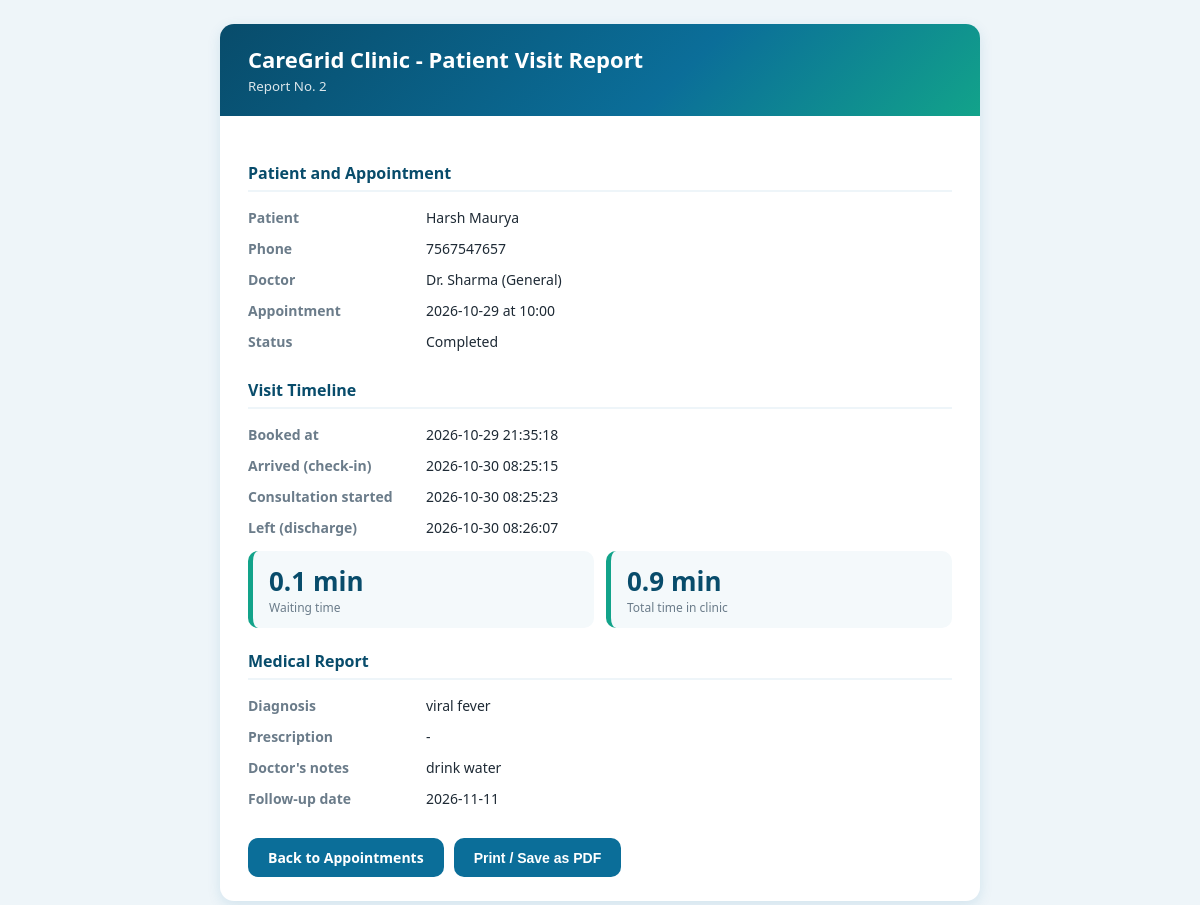
The page /report/2 on the database its author committed.
### tables this page shows
CREATE TABLE appointments (
                id INTEGER PRIMARY KEY AUTOINCREMENT,
                patient TEXT NOT NULL,
                phone TEXT NOT NULL,
                doctor TEXT NOT NULL,
                date TEXT NOT NULL,
                slot TEXT NOT NULL, status TEXT DEFAULT 'Booked', booked_at TEXT, checkin_at TEXT, consult_at TEXT, checkout_at TEXT, diagnosis TEXT, prescription TEXT, notes TEXT, followup TEXT,
                UNIQUE(doctor, date, slot)
            );

### app.py (the view)
@app.route("/report/<int:appt_id>")
def report(appt_id):
    with get_db() as conn:
        r = conn.execute("SELECT * FROM appointments WHERE id = ?", (appt_id,)).fetchone()
    if r is None:
        return redirect(url_for("index", msg="Appointment not found."))
    wait = minutes_between(r["checkin_at"], r["consult_at"])
    total = minutes_between(r["checkin_at"], r["checkout_at"])
    return render_template("report.html", r=r, wait=wait, total=total)

### app.py (called while the page is built)
def minutes_between(a, b):
    if not a or not b:
        return None
    try:
        return round((datetime.strptime(b, FMT) - datetime.strptime(a, FMT)).total_seconds() / 60, 1)
    except ValueError:
        return None

def get_db():
    conn = sqlite3.connect(DB_PATH)
    conn.row_factory = sqlite3.Row
    return conn

@app.before_request
def _start_timer():
    g.t0 = time.time()

@app.after_request
def _record(resp):
    if request.endpoint not in ("api_metrics", "static"):
        METRICS["requests"] += 1
        METRICS["total_ms"] += (time.time() - g.t0) * 1000
        if resp.status_code >= 500:
            METRICS["errors"] += 1
    return resp

### templates/report.html (shortened to what this page needs)
<!DOCTYPE html>
<html lang="en">
<head>
</head>
<body>
  <div class="sheet">
    <div class="head"><h1>CareGrid Clinic - Patient Visit Report</h1><small>Report No. {{ r.id }}</small></div>
    <div class="body">
      <h3>Patient and Appointment</h3>
      <div class="row"><b>Patient</b><span>{{ r.patient }}</span></div>
      <div class="row"><b>Phone</b><span>{{ r.phone }}</span></div>
      <div class="row"><b>Doctor</b><span>{{ r.doctor }}</span></div>
      <div class="row"><b>Appointment</b><span>{{ r.date }} at {{ r.slot }}</span></div>
      <div class="row"><b>Status</b><span>{{ r.status }}</span></div>
      <h3>Visit Timeline</h3>
      <div class="row"><b>Booked at</b><span>{{ r.booked_at or '-' }}</span></div>
      <div class="row"><b>Arrived (check-in)</b><span>{{ r.checkin_at or '-' }}</span></div>
      <div class="row"><b>Consultation started</b><span>{{ r.consult_at or '-' }}</span></div>
      <div class="row"><b>Left (discharge)</b><span>{{ r.checkout_at or '-' }}</span></div>
      <div class="stats">
        <div class="stat"><div class="n">{{ wait if wait is not none else '-' }} min</div><div class="l">Waiting time</div></div>
        <div class="stat"><div class="n">{{ total if total is not none else '-' }} min</div><div class="l">Total time in clinic</div></div>
      </div>
      <h3>Medical Report</h3>
      <div class="row"><b>Diagnosis</b><span>{{ r.diagnosis or '-' }}</span></div>
      <div class="row"><b>Prescription</b><span>{{ r.prescription or '-' }}</span></div>
      <div class="row"><b>Doctor's notes</b><span>{{ r.notes or '-' }}</span></div>
      <div class="row"><b>Follow-up date</b><span>{{ r.followup or '-' }}</span></div>
    </div>
    <div class="actions"><a href="/">Back to Appointments</a><button onclick="window.print()">Print / Save as PDF</button></div>
  </div>
</body>
</html>

### templates/report.html (style rules this page uses)
body { margin:0; font-family:"Segoe UI",Tahoma,Arial,sans-serif; background:#eef5f9; color:#1e2a35; }
.sheet { max-width:760px; margin:24px auto; background:#fff; border-radius:14px; box-shadow:0 4px 14px rgba(11,110,153,.12); overflow:hidden; }
.head { background:linear-gradient(135deg,#084c6b,#0b6e99 60%,#12a38a); color:#fff; padding:20px 28px; }
.head h1 { margin:0; font-size:22px; }
.head small { opacity:.85; }
.body { padding:24px 28px; }
h3 { color:#084c6b; margin:22px 0 10px; font-size:16px; border-bottom:2px solid #eef5f9; padding-bottom:6px; }
.row { display:grid; grid-template-columns:170px 1fr; gap:8px; padding:6px 0; font-size:14px; }
.row b { color:#6b7c8a; font-weight:600; }
.stats { display:grid; grid-template-columns:repeat(2,1fr); gap:12px; margin-top:8px; }
.stat { background:#f4f9fb; border-left:5px solid #12a38a; border-radius:10px; padding:12px 16px; }
.stat .n { font-size:26px; font-weight:700; color:#084c6b; }
.stat .l { font-size:12px; color:#6b7c8a; }
.actions { padding:0 28px 24px; display:flex; gap:10px; }
.actions a, .actions button { padding:10px 20px; border-radius:10px; border:none; font-size:14px; font-weight:600; cursor:pointer; text-decoration:none; background:#0b6e99; color:#fff; }

### rows shown on the page
appointments: id "2", patient "Harsh Maurya", phone "7567547657", doctor "Dr. Sharma (General)", date "2026-10-29", slot "10:00", status "Completed", booked_at "2026-10-29 21:35:18", checkin_at "2026-10-30 08:25:15", consult_at "2026-10-30 08:25:23", checkout_at "2026-10-30 08:26:07", diagnosis "viral fever", prescription "-", notes "drink water", followup "2026-11-11"

### other values the page prints
{{ wait if wait is not none else '-' }} "0.1"
{{ total if total is not none else '-' }} "0.9"
